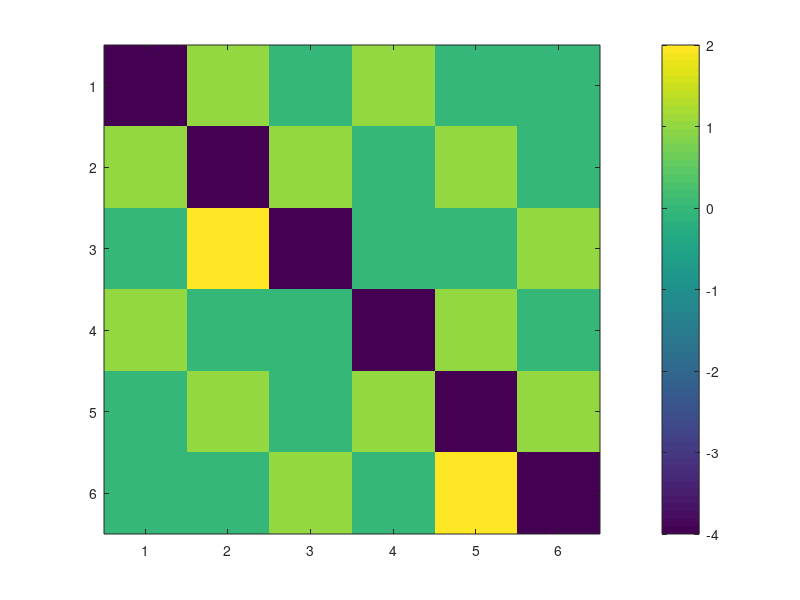
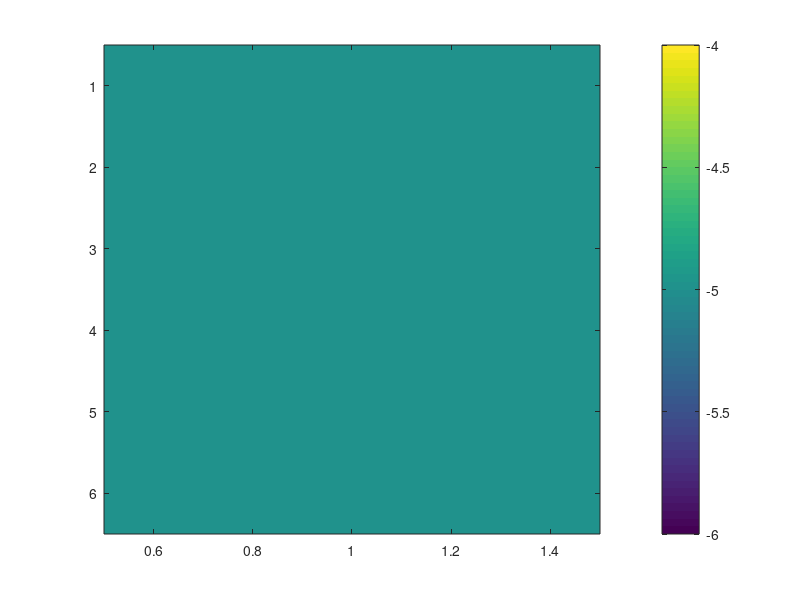
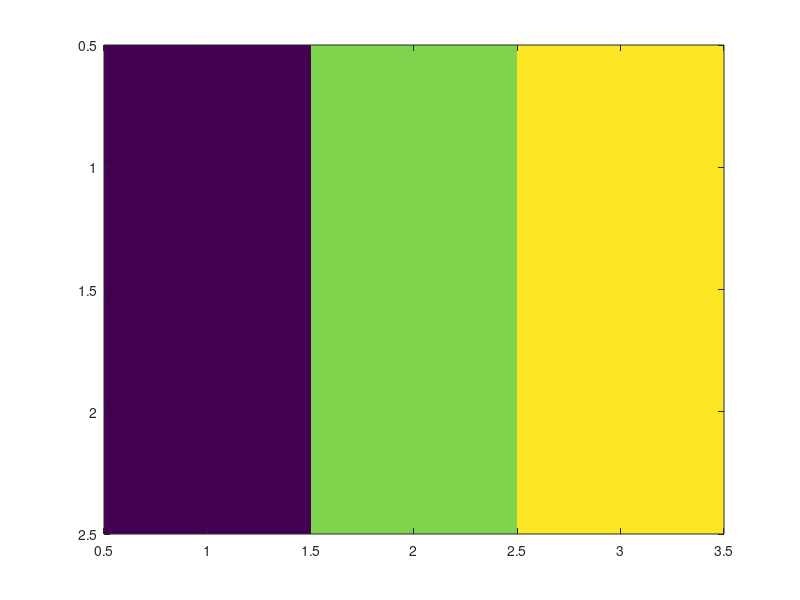
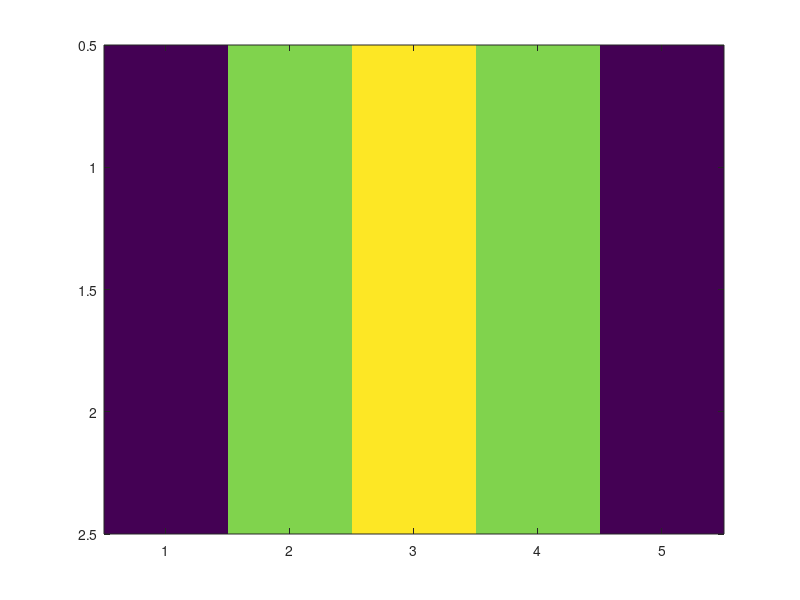

Reproduce these figures in MATLAB, in order.
width=20; %(20cm)
height=10; %(10cm)

prompt = 'Enter the number of divisions, N  '; %request user input
N = input(prompt)
h=width/N;
M=floor(height/h);

prompt1 = 'Enter top potential  '; %request user input
top = input(prompt1);

prompt2 = 'Enter bottom potential  '; %request user input
bottom = input(prompt2);

prompt3 = 'Enter left potential   '; %request user input
left = input(prompt3);

prompt4 = 'Enter right potential   '; %request user input
right = input(prompt4);

unks=ones(M,N); %set a matrix for the number of unknowns

top_voltage=top*ones(1,N+1); % set the top potential
bottom_voltage=bottom*ones(1,N+1); %set the bottom potential
left_voltage=left*ones(M,1);   %set left potential
right_voltage=right*ones(M+2,1);  %set right potential

problem=[top_voltage;left_voltage unks;bottom_voltage];
x=[problem right_voltage]; %complete image of what problem looks like

symmetry_about_y_axis=0; %set as 0 for no symmetry
symmetry_about_x_axis=0; %set as 0 for no symmetry

%determining if there is symmetry 

if mod(N,2)==1 && right==left  %symmetry_about_y_axis
     symmetry_about_y_axis=1
     N=floor(N/2)+1
end

if mod(M,2)==1 && top==bottom %symmetry_about_x_axi
     symmetry_about_x_axis=1  
     M=floor(M/2)+1
end

    if bottom==0 && top==0 && right==0 && left==0
        b=-2*ones(N*M,1);
    else
        b=zeros(N*M,1);
    end



A=-4*eye(N*M,N*M);


A_col=1;
A_row=1;

i=2;


while i<M+2

    j=2;
    while j<(N+2)
        if x(i,j-1)==1  %adding left hand ones
            A(A_row,A_col-1)=1;
        end
        
        if x(i,j+1)==1 % for adding rightside ones

            if symmetry_about_y_axis==1 && j==N+1
                A(A_row,A_col-1)=2;
            else
                A(A_row,A_col+1)=1;
            end
        end
        
        
        if x(i-1,j)==1 %if unknown phi above
            A(A_row,A_col-N)=1;
        end
        
        if x(i+1,j)==1  %if unknown phi below
            if symmetry_about_x_axis==1 && i==M+1
                A(A_row,A_col-N)=2;
            else
                A(A_row,(i-1)*N+j-1)=1;
            end
        end
        
            if x(i,j+1)==right  %determining b matrix entries
                b(A_row,1)=-right;

            elseif x(i-1,j)==top
                 b(A_row,1)=-top;
        
        
            elseif x(i+1,j)==bottom
                 b(A_row,1)=-bottom;
        
        
            elseif x(i,j-1)==left
                 b(A_row,1)=-left;
            end

        if symmetry_about_y_axis==1 && j==N+1
            j=2*N
        end
        j=j+1;
        A_row=A_row+1;
        A_col=A_col+1;
        
        
    end %while j end
    
    i=i+1;
    
end %while i end

if bottom==0 && top ==0 && right==0 && left==0
       b=-2*ones(N*M,1); 
end
        

A; %the complete A matrix
figure;
b; %complete b matrix

imagesc(A) %display A 
colorbar
figure;
imagesc(b)
colorbar

ANS=inv(A)*b; %calculating phi's


phi=reshape(ANS,[N,M])';  %reshaping

figure;
imagesc(phi)

if symmetry_about_x_axis==1 && symmetry_about_y_axis==0%flip up down
Ans2=flipud(phi);

phi1=[phi; Ans2(2:end,:)];
end

if symmetry_about_y_axis==1 %flip left right
Ans1=fliplr(phi);

phi1=[phi Ans1(:,2:end)];
end


if symmetry_about_x_axis==1 && symmetry_about_y_axis==1
    Ans2=flipud(phi1);
    phi1=[phi1; Ans2(2:end,:)];
end

if symmetry_about_x_axis==0 && symmetry_about_y_axis==0
    phi1=phi;
end

figure;
imagesc(phi1)
 
